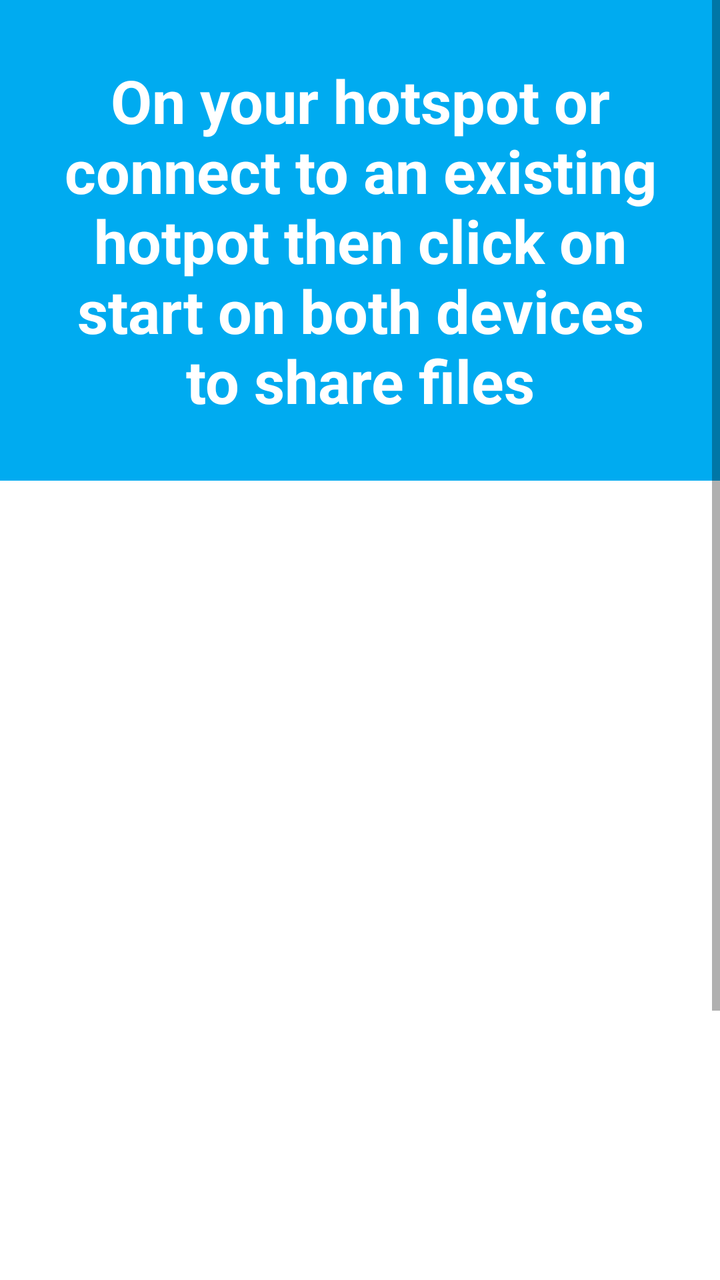
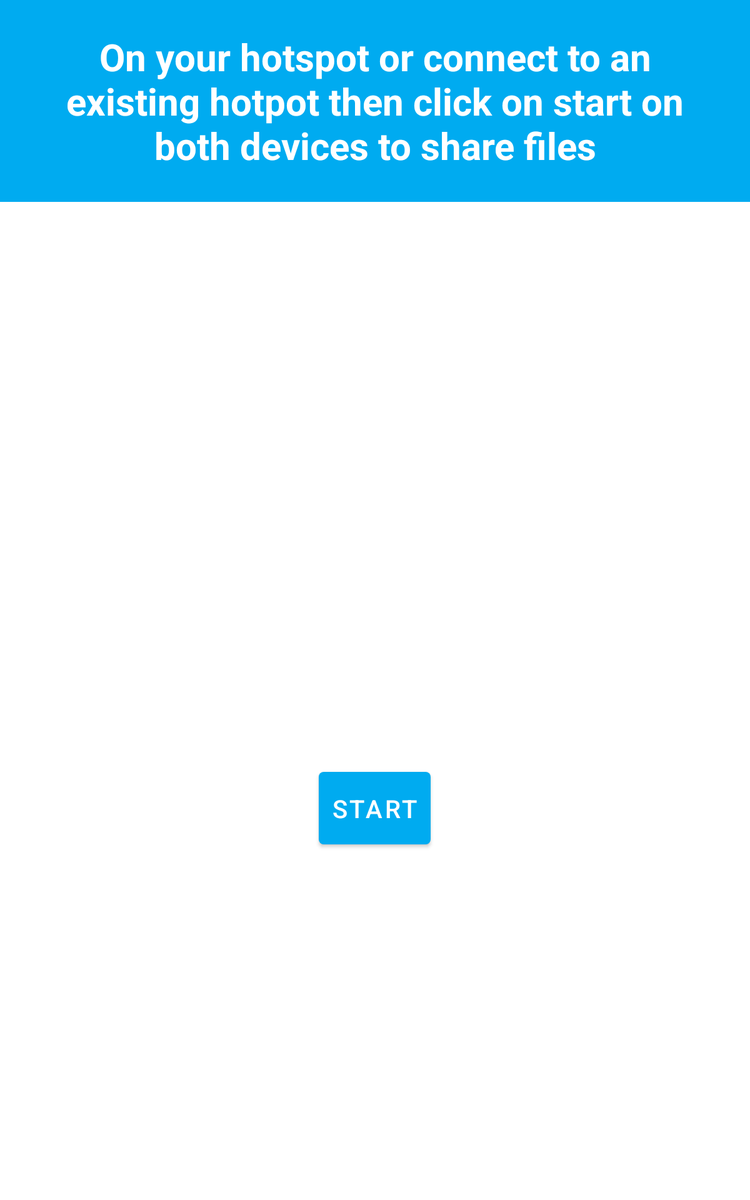

The same Android screen from two of the app's own layout files: first res/layout/ as a phone draws it, then the author's variant for another configuration, drawn on a device whose configuration selects that folder. Both files follow.
<!-- AndroidManifest.xml: application theme AppTheme -->
<!-- res/layout/activity_main.xml -->
<?xml version="1.0" encoding="utf-8"?>
<ScrollView android:layout_height="match_parent"
    android:layout_width="match_parent"
    xmlns:tools="http://schemas.android.com/tools"
    tools:context=".MainActivity"
    xmlns:android="http://schemas.android.com/apk/res/android">
    <LinearLayout
        android:layout_width="match_parent"
        android:layout_height="wrap_content"
        android:orientation="vertical"
        >

        <LinearLayout
            android:layout_width="match_parent"
            android:orientation="horizontal"
            android:background="@color/colorPrimary"
            android:layout_height="wrap_content">

            <TextView
                android:layout_width="match_parent"
                android:text="@string/connect_instruction"
                android:textAlignment="center"
                android:textStyle="bold"
                android:padding="30dp"
                android:textSize="30sp"
                android:textColor="@color/colorWhite"
                android:layout_height="wrap_content"
                android:gravity="center_horizontal" />
        </LinearLayout>

        <com.google.android.material.button.MaterialButton
            android:layout_width="300dp"
            android:layout_height="300dp"
            android:id="@+id/start"
            android:textSize="30sp"
            android:text="@string/searching_for_network"
            android:layout_gravity="center"
            android:layout_margin="50dp"
            android:background="@drawable/circular_background"/>

        <com.google.android.material.button.MaterialButton
            android:layout_width="wrap_content"
            android:paddingLeft="10dp"
            android:paddingRight="10dp"
            android:layout_height="70dp"
            android:text="@string/start"
            android:id="@+id/start_button"
            android:textSize="20sp"
            android:layout_gravity="center"
            android:layout_margin="50dp"
            android:paddingStart="10dp" />

    </LinearLayout>
</ScrollView>
<!-- resources referenced by this layout -->
<resources>
  <color name="colorPrimary">#00ABF0</color>
  <color name="colorWhite">#FFF</color>
  <string name="connect_instruction">
          On your hotspot or connect to an existing hotpot then click on start on both devices to share files
      </string>
  <string name="searching_for_network">Waiting for Network</string>
  <string name="start">Start</string>
  <style name="AppTheme" parent="Theme.MaterialComponents.Light.NoActionBar">
          
          <item name="colorPrimary">@color/colorPrimary</item>
          <item name="colorPrimaryDark">@color/colorPrimaryDark</item>
          <item name="colorAccent">@color/colorAccent</item>
      </style>
  <color name="colorPrimaryDark">#0072A0</color>
  <color name="colorAccent">#03DAC5</color>
</resources>
<!-- res/layout-sw600dp/activity_main.xml (the author's variant of the layout above) -->
<!-- drawn on a 7-inch tablet held upright -->
<?xml version="1.0" encoding="utf-8"?>
<LinearLayout xmlns:android="http://schemas.android.com/apk/res/android"
    xmlns:app="http://schemas.android.com/apk/res-auto"
    xmlns:tools="http://schemas.android.com/tools"
    android:layout_width="match_parent"
    android:layout_height="match_parent"
    android:orientation="vertical"
    tools:context=".MainActivity">

    <LinearLayout
        android:layout_width="match_parent"
        android:orientation="horizontal"
        android:background="@color/colorPrimary"
        android:layout_height="wrap_content">

        <TextView
            android:layout_width="match_parent"
            android:text="@string/connect_instruction"
            android:textAlignment="center"
            android:textStyle="bold"
            android:padding="25dp"
            android:textSize="30sp"
            android:textColor="@color/colorWhite"
            android:layout_height="wrap_content"
            android:gravity="center_horizontal" />
    </LinearLayout>

    <com.google.android.material.button.MaterialButton
        android:layout_width="300dp"
        android:layout_height="300dp"
        android:id="@+id/start"
        android:textSize="30sp"
        android:text="@string/searching_for_network"
        android:layout_gravity="center"
        android:layout_margin="50dp"
        android:background="@drawable/circular_background"/>

    <com.google.android.material.button.MaterialButton
        android:layout_width="wrap_content"
        android:paddingLeft="10dp"
        android:paddingRight="10dp"
        android:layout_height="70dp"
        android:text="@string/start"
        android:id="@+id/start_button"
        android:textSize="20sp"
        android:layout_gravity="center"
        android:layout_margin="50dp"
        android:paddingStart="10dp" />

</LinearLayout>
